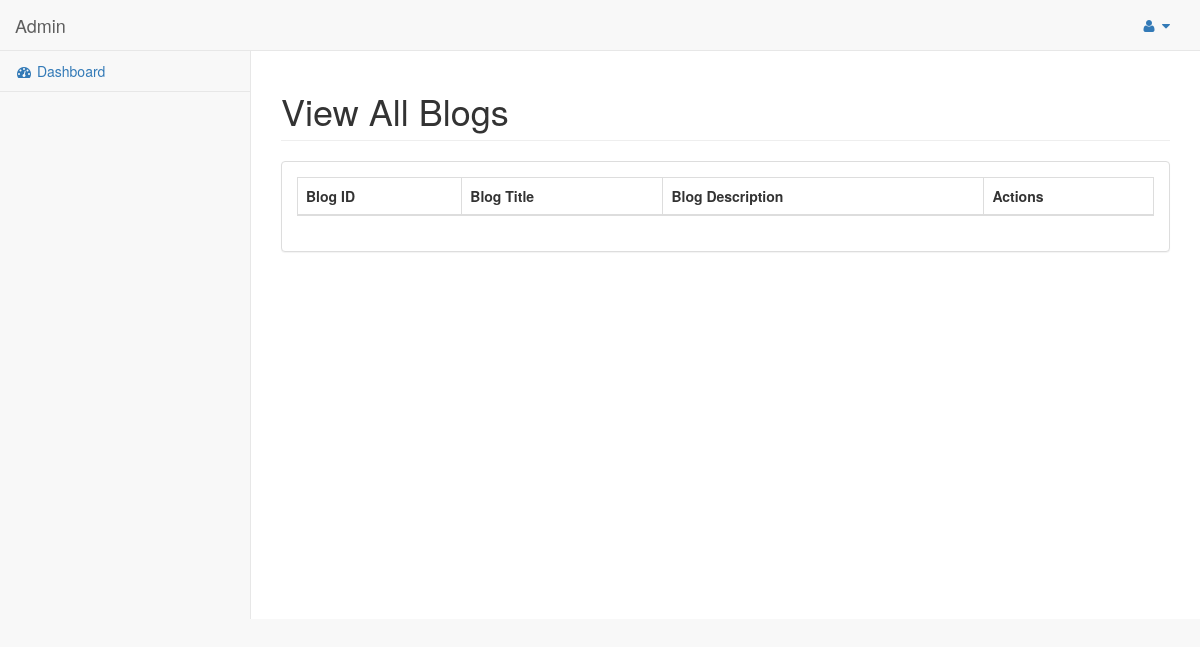
/index.php/blog/manage_blog, run on an earlier commit of the app's database.
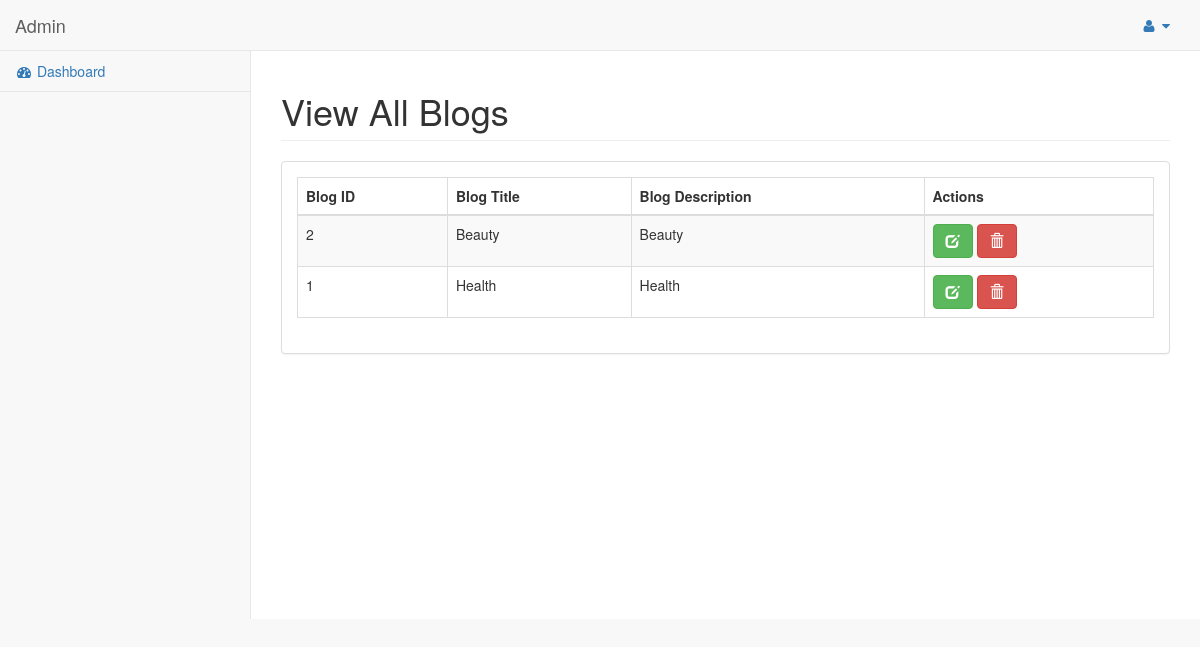
And on a later commit of the database.
### tables this page shows
CREATE TABLE `tbl_blog` (
  `blog_id` int(11) NOT NULL,
  `blog_title` varchar(255) NOT NULL,
  `blog_desc` text NOT NULL,
  `author_id` int(11) NOT NULL,
  `blog_date` timestamp NOT NULL DEFAULT CURRENT_TIMESTAMP,
  `blog_view` int(11) UNSIGNED NOT NULL DEFAULT '0',
  `blog_status` tinyint(3) DEFAULT NULL
);

### application/controllers/Blog.php (called while the page is built, shortened)
<?php
class Blog extends CI_Controller
{
    public function __construct()
    {
        $this->load->model('blog_model');
    }
    public function manage_blog()
    {
        $data = array();
        $data['blog_data'] = $this->blog_model->select_all_blogs();
        $data['dashboard'] = $this->load->view('admin/admin_pages/manage_blog_form', $data, true);
        $this->load->view('admin/admin_master', $data);
    }
}

### index.php (called while the page is built, shortened)
<?php
require_once BASEPATH.'core/CodeIgniter.php';

### application/models/Blog_model.php (called while the page is built, shortened)
<?php
class Blog_model extends CI_Model
{
    public function select_all_blogs()
    {
        $result = $this->db->select('*')
            ->from('tbl_blog')
            ->order_by('blog_date desc')
            ->get()
            ->result();
        return $result;
    }
}

### application/views/admin/admin_pages/manage_blog_form.php (the view, shortened to what this page needs)
<div class="row">
    <div class="col-lg-12">
        <h1 class="page-header">View All Blogs</h1>
    </div>
</div>
<div class="row">
    <div class="col-lg-12">
        <div class="panel panel-default">
            <div class="panel-body">
                <table width="100%" class="table table-striped table-bordered table-hover" id="dataTables-example">
                    <thead>
                    <tr>
                        <th>Blog ID</th>
                        <th>Blog Title</th>
                        <th>Blog Description</th>
                        <th>Actions</th>
                    </tr>
                    </thead>
                    <tbody>
                    <?php
                    foreach ($blog_data as $v_cabin) {?>
                        <tr>
                            <td><?php echo $v_cabin->blog_id?></td>
                            <td><?php echo $v_cabin->blog_title?></td>
                            <td><?php echo $v_cabin->blog_desc?></td>
                            <td>
                                <a href="<?php echo base_url("edit-cabin/$v_cabin->blog_id")?>" class="btn btn-success" title="Edit"><span class="glyphicon glyphicon-edit"></span></a>
                                <a href="<?php echo base_url("delete-cabin/$v_cabin->blog_id")?>" class="btn btn-danger" title="Delete" onclick="return confirm('Are you sure want to delete!!')"><span class="glyphicon glyphicon-trash"></span></a>
                            </td>
                        </tr>
                    <?php }?>
                    </tbody>
                </table>
            </div>
        </div>
    </div>
</div>

### application/views/admin/admin_master.php (shortened to what this page needs)
<!DOCTYPE html>
<html lang="en">
<head>
    <link href="<?php echo base_url()?>asset/admin_asset/vendor/bootstrap/css/bootstrap.min.css" rel="stylesheet">
    <link href="<?php echo base_url()?>asset/admin_asset/vendor/metisMenu/metisMenu.min.css" rel="stylesheet">
    <link rel="stylesheet" href="<?php echo base_url()?>asset/admin_asset/datepicker/css/bootstrap-datepicker3.css">
    <link rel="stylesheet" href="<?php echo base_url()?>asset/timepicker/jquery.timepicker.min.css">
    <link href="<?php echo base_url()?>asset/admin_asset/vendor/datatables-plugins/dataTables.bootstrap.css" rel="stylesheet">
    <link href="<?php echo base_url()?>asset/admin_asset/vendor/datatables-responsive/dataTables.responsive.css" rel="stylesheet">
    <link href="<?php echo base_url()?>asset/admin_asset/dist/css/sb-admin-2.css" rel="stylesheet">
    <link href="<?php echo base_url()?>asset/admin_asset/vendor/morrisjs/morris.css" rel="stylesheet">
    <link href="<?php echo base_url()?>asset/css/star-rating-svg.css" rel="stylesheet">
    <link href="<?php echo base_url()?>asset/admin_asset/vendor/font-awesome/css/font-awesome.min.css" rel="stylesheet" type="text/css">
</head>
<body>
<div id="wrapper">
    <nav class="navbar navbar-default navbar-static-top" role="navigation" style="margin-bottom: 0">
        <div class="navbar-header">
            <a class="navbar-brand" href="<?php echo base_url('admin-dashboard')?>"> Admin </a>
        </div>
        <ul class="nav navbar-top-links navbar-right">
            <li class="dropdown">
                <a class="dropdown-toggle" data-toggle="dropdown" href="#">
                    <i class="fa fa-user fa-fw"></i> <i class="fa fa-caret-down"></i>
                </a>
            </li>
        </ul>
        <div class="navbar-default sidebar" role="navigation">
            <div class="sidebar-nav navbar-collapse">
                <ul class="nav" id="side-menu">
                    <li>
                        <a href="<?php echo base_url('admin-dashboard')?>"><i class="fa fa-dashboard fa-fw"></i> Dashboard</a>
                    </li>
                </ul>
            </div>
        </div>
    </nav>
    <div id="page-wrapper">
    <?php echo $dashboard?>
    </div>
</div>
</body>
</html>

What changed in the data, as far as the page shows it:
added tbl_blog: blog_id "2", blog_title "Beauty", blog_desc "Beauty"
added tbl_blog: blog_id "1", blog_title "Health", blog_desc "Health"
